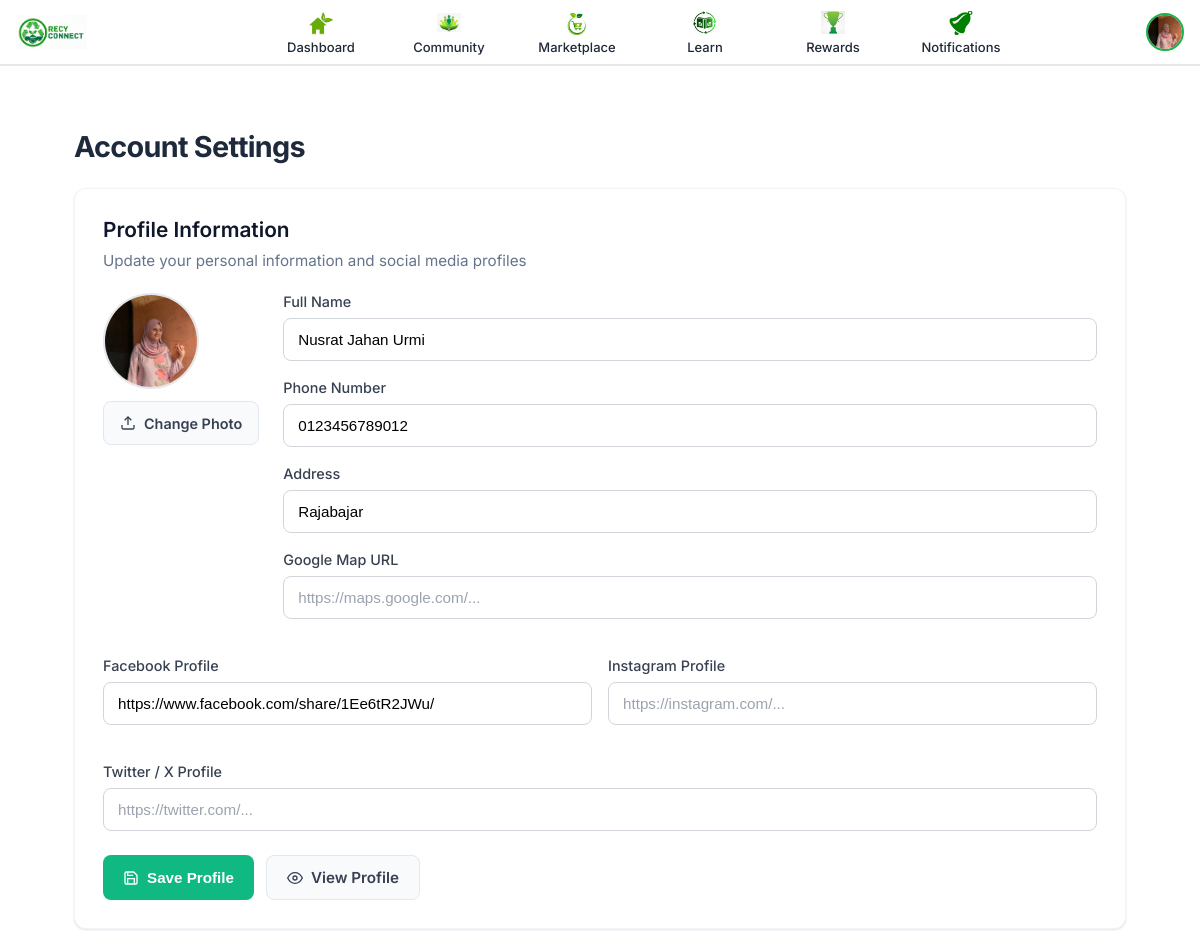
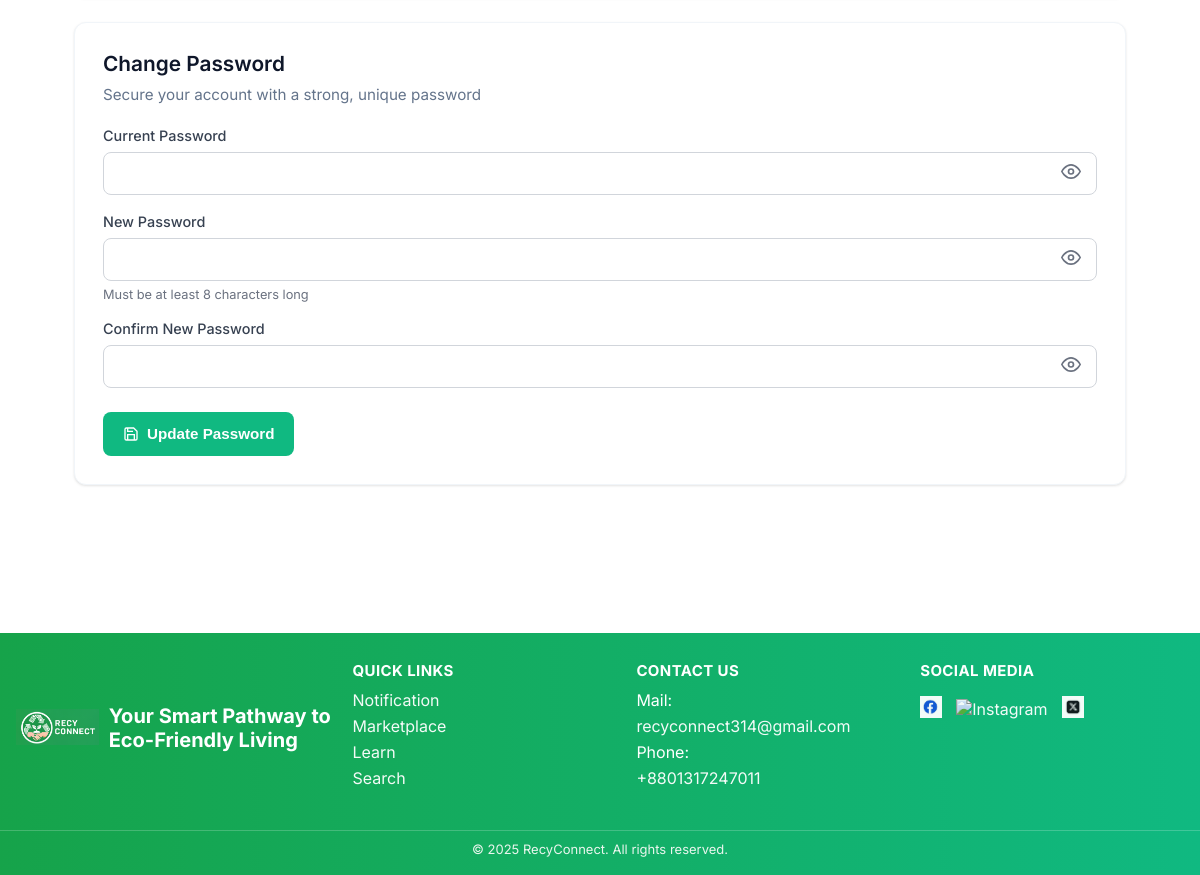
The page /buyer/settings/ (signed in) on the database its author committed (2 pictures, top to bottom).
### User/models.py (models this page shows, shortened)
class User(AbstractBaseUser):
    ROLE_CHOICES = [
        ("household", "Household"),
        ("collector", "Collector"),
        ("recycler",  "Recycling Centre"),
        ("buyer",     "Buyer"),
    ]
    class ProductKind(models.TextChoices):
        PLASTIC = "plastic", "Plastic"
        PAPER   = "paper",   "Paper"
        GLASS   = "glass",   "Glass"
        METAL   = "metal",   "Metal"
        E_WASTE = "e_waste", "E-waste"
    email = models.EmailField(unique=True, db_index=True)
    password = models.CharField(max_length=128)
    role = models.CharField(max_length=20, choices=ROLE_CHOICES)
    collector_product = models.CharField(
        max_length=12,
        choices=ProductKind.choices,
        blank=True,
        help_text="Collector only: what type of material you collect.",
    )
    name = models.CharField(max_length=100, blank=True)
    phone = models.CharField(max_length=20, blank=True)
    address = models.CharField(max_length=255, blank=True)
    profile_image = models.ImageField(
        upload_to="user_avatars/%Y/%m/", blank=True, null=True,
        help_text="Upload a clear profile photo.",
    )
    map_url = models.URLField(
        blank=True,
        help_text="Google Maps link to your address.",
    )
    facebook = models.URLField(blank=True)
    instagram = models.URLField(blank=True)
    twitter  = models.URLField(blank=True)
    is_staff = models.BooleanField(default=False)
    is_superuser = models.BooleanField(default=False)
    is_active = models.BooleanField(default=False)
    is_approved = models.BooleanField(default=False)
    approved_at = models.DateTimeField(null=True, blank=True)
    approved_by = models.ForeignKey(
        "self", null=True, blank=True,
        on_delete=models.SET_NULL, related_name="approved_users"
    )
    date_joined = models.DateTimeField(default=timezone.now)
    id_card_image = models.ImageField(
        upload_to="user_ids/%Y/%m/",
        blank=True, null=True,
        help_text="ID/visiting card (required for Collector and Recycling Centre).",
    )
    average_rating = models.FloatField(default=0.0)
    ratings_count  = models.PositiveIntegerField(default=0)
    points = models.PositiveIntegerField(default=0, help_text="Total points available to redeem.")
    total_co2_saved_kg = models.DecimalField(
        max_digits=12, decimal_places=3, default=Decimal("0.000"),
        help_text="Lifetime CO₂ saved (kg).",
    )
    total_pickups = models.PositiveIntegerField(default=0, help_text="Lifetime pickups/recycles.")
    objects = UserManager()
    USERNAME_FIELD = "email"
    REQUIRED_FIELDS = ["role"]
    class Meta:
        ordering = ("-date_joined",)

### Buyer/views.py (the view, shortened to what this page needs)
# urls.py: path("settings/", views.settings_view, name="settings"),
@login_required(login_url="user:login")
def settings(request):
    user = request.user
    return render(request, "Buyer/b_settings.html")

### Templates/Buyer/b_settings.html (shortened to what this page needs)
{% extends 'Buyer/b_base.html' %}
{% load static %}
{% block content %}
<div class="bset-container">
  <h1 class="bset-page-title">Account Settings</h1>
  <div class="bset-card">
    <div class="bset-card-header">
      <h2>Profile Information</h2>
      <p>Update your personal information and social media profiles</p>
    </div>
    <form method="post" enctype="multipart/form-data" class="bset-form">
      <div class="bset-row bset-row-avatar">
        <div class="bset-avatar-wrap">
          {% if request.user.profile_image %}
            <img src="{{ request.user.profile_image.url }}" alt="Avatar" class="bset-avatar">
          {% endif %}
          <label class="bset-btn bset-btn-light">
            <svg width="16" height="16" viewBox="0 0 24 24" fill="none" stroke="currentColor" stroke-width="2" style="margin-right: 8px;">
              <path d="M21 15v4a2 2 0 0 1-2 2H5a2 2 0 0 1-2-2v-4"></path>
              <polyline points="17 8 12 3 7 8"></polyline>
              <line x1="12" y1="3" x2="12" y2="15"></line>
            </svg>
            Change Photo
          </label>
        </div>
        <div class="bset-fields">
          <div class="bset-field-group">
            <label class="bset-label">Full Name</label>
            <input class="bset-input" type="text" name="name" value="{{ request.user.name }}" placeholder="Enter your full name">
          </div>
          <div class="bset-field-group">
            <label class="bset-label">Phone Number</label>
            <input class="bset-input" type="text" name="phone" value="{{ request.user.phone }}" placeholder="+880...">
          </div>
          <div class="bset-field-group">
            <label class="bset-label">Address</label>
            <input class="bset-input" type="text" name="address" value="{{ request.user.address }}" placeholder="Street, City, Country">
          </div>
          <div class="bset-field-group">
            <label class="bset-label">Google Map URL</label>
            <input class="bset-input" type="url" name="map_url" value="{{ request.user.map_url }}" placeholder="https://maps.google.com/...">
          </div>
        </div>
      </div>
      <div class="bset-row bset-row-two">
        <div class="bset-field-group">
          <label class="bset-label">Facebook Profile</label>
          <input class="bset-input" type="url" name="facebook" value="{{ request.user.facebook }}" placeholder="https://facebook.com/...">
        </div>
        <div class="bset-field-group">
          <label class="bset-label">Instagram Profile</label>
          <input class="bset-input" type="url" name="instagram" value="{{ request.user.instagram }}" placeholder="https://instagram.com/...">
        </div>
      </div>
      <div class="bset-field-group">
        <label class="bset-label">Twitter / X Profile</label>
        <input class="bset-input" type="url" name="twitter" value="{{ request.user.twitter }}" placeholder="https://twitter.com/...">
      </div>
      <div class="bset-actions">
        <button class="bset-btn bset-btn-primary" type="submit">
          <svg width="16" height="16" viewBox="0 0 24 24" fill="none" stroke="currentColor" stroke-width="2" style="margin-right: 8px;">
            <path d="M19 21H5a2 2 0 0 1-2-2V5a2 2 0 0 1 2-2h11l5 5v11a2 2 0 0 1-2 2z"></path>
            <polyline points="17 21 17 13 7 13 7 21"></polyline>
            <polyline points="7 3 7 8 15 8"></polyline>
          </svg>
          Save Profile
        </button>
        <a class="bset-btn bset-btn-secondary" href="{% url 'buyer:profile' %}">
          <svg width="16" height="16" viewBox="0 0 24 24" fill="none" stroke="currentColor" stroke-width="2" style="margin-right: 8px;">
            <path d="M1 12s4-8 11-8 11 8 11 8-4 8-11 8-11-8-11-8z"></path>
            <circle cx="12" cy="12" r="3"></circle>
          </svg>
          View Profile
        </a>
      </div>
    </form>
  </div>
  <div class="bset-card">
    <div class="bset-card-header">
      <h2>Change Password</h2>
      <p>Secure your account with a strong, unique password</p>
    </div>
    <form method="post" class="bset-form">
      <div class="bset-field-group">
        <label class="bset-label">Current Password</label>
        <div class="bset-pass-field">
          <input class="bset-input" type="password" name="old_password" id="bset_old_password" required>
          <button type="button" class="bset-eye" data-target="bset_old_password" aria-label="Toggle password visibility">
            <svg class="eye-open" viewBox="0 0 24 24" width="20" height="20" fill="none" stroke="currentColor" stroke-width="2">
              <path d="M1 12s4-8 11-8 11 8 11 8-4 8-11 8-11-8-11-8z"></path>
              <circle cx="12" cy="12" r="3"></circle>
            </svg>
          </button>
        </div>
      </div>
      <div class="bset-field-group">
        <label class="bset-label">New Password</label>
        <div class="bset-pass-field">
          <input class="bset-input" type="password" name="new_password" id="bset_new_password" minlength="8" required>
          <button type="button" class="bset-eye" data-target="bset_new_password" aria-label="Toggle password visibility">
            <svg class="eye-open" viewBox="0 0 24 24" width="20" height="20" fill="none" stroke="currentColor" stroke-width="2">
              <path d="M1 12s4-8 11-8 11 8 11 8-4 8-11 8-11-8-11-8z"></path>
              <circle cx="12" cy="12" r="3"></circle>
            </svg>
          </button>
        </div>
        <div class="bset-hint">Must be at least 8 characters long</div>
      </div>
      <div class="bset-field-group">
        <label class="bset-label">Confirm New Password</label>
        <div class="bset-pass-field">
          <input class="bset-input" type="password" name="confirm_password" id="bset_confirm_password" minlength="8" required>
          <button type="button" class="bset-eye" data-target="bset_confirm_password" aria-label="Toggle password visibility">
            <svg class="eye-open" viewBox="0 0 24 24" width="20" height="20" fill="none" stroke="currentColor" stroke-width="2">
              <path d="M1 12s4-8 11-8 11 8 11 8-4 8-11 8-11-8-11-8z"></path>
              <circle cx="12" cy="12" r="3"></circle>
            </svg>
          </button>
        </div>
      </div>
      <div class="bset-actions">
        <button class="bset-btn bset-btn-primary" type="submit">
          <svg width="16" height="16" viewBox="0 0 24 24" fill="none" stroke="currentColor" stroke-width="2" style="margin-right: 8px;">
            <path d="M19 21H5a2 2 0 0 1-2-2V5a2 2 0 0 1 2-2h11l5 5v11a2 2 0 0 1-2 2z"></path>
            <polyline points="17 21 17 13 7 13 7 21"></polyline>
            <polyline points="7 3 7 8 15 8"></polyline>
          </svg>
          Update Password
        </button>
      </div>
    </form>
  </div>
</div>
{% endblock %}

### Templates/Buyer/b_base.html (shortened to what this page needs)
{% load static %}
<!DOCTYPE html>
<html lang="en">
<head>
</head>
<body>
  <div class="navbar-wrap">
    <nav class="navbar">
      <a class="brand" href="#">
        <img src="{% static 'RecyLogoNew.png' %}" alt="RecyConnect">
      </a>
      <div class="menu">
        <a href="{% url 'buyer:dashboard' %}">
          <img src="{% static 'home.png' %}" alt="Home">
          <span>Dashboard</span>
        </a>
        <a href="{% url 'buyer:community' %}">
          <img src="{% static 'community.png' %}" alt="Community">
          <span>Community</span>
        </a>
        <a href="{% url 'marketplace:buyer' %}">
          <img src="{% static 'cart.png' %}" alt="Marketplace">
          <span>Marketplace</span>
        </a>
        <a href="{% url 'buyer:education_awareness_b' %}?tab=guides">
          <img src="{% static 'learn.png' %}" alt="Learn">
          <span>Learn</span>
        </a>
        <a href="{% url 'rewards:buyer' %}">
          <img src="{% static 'trophy.png' %}" alt="Rewards">
          <span>Rewards</span>
        </a>
        <a href="{% url 'buyer:notifications' %}">
          <img src="{% static 'bell.png' %}" alt="Notifications">
          <span>Notifications</span>
        </a>
      </div>
      <div class="profile">
        <button class="avatar-btn" id="avatarBtn" aria-label="Profile menu">
          {% if request.user.is_authenticated and request.user.profile_image %}
            <img class="avatar" src="{{ request.user.profile_image.url }}" alt="Profile" />
          {% else %}
            <img class="avatar" src="{% static 'icons/avatar-placeholder.png' %}" alt="Profile" />
          {% endif %}
        </button>
      </div>
    </nav>
  </div>
  <main class="container">
    {% block content %}{% endblock %}
  </main>
  <footer class="footer">
    <div class="inner">
      <div class="foot-brand">
        <img src="{% static 'LogoFooter.png' %}" alt="RecyConnect">
        <div>
          <div class="foot-title">Your Smart Pathway to Eco-Friendly Living</div>
        </div>
      </div>
      <div class="foot-col">
        <h4>Quick Links</h4>
        <a href="#">Notification</a>
        <a href="#">Marketplace</a>
        <a href="#">Learn</a>
        <a href="#">Search</a>
      </div>
      <div class="foot-col">
        <h4>Contact Us</h4>
        <div>Mail: <a href="mailto:recyconnect314@gmail.com">recyconnect314@gmail.com</a></div>
        <div style="margin-top:6px;">Phone: <a href="tel:+8801317247011">+8801317247011</a></div>
      </div>
      <div class="foot-col">
        <h4>Social Media</h4>
        <div class="social-row">
          <a href="https://facebook.com/" target="_blank" rel="noopener">
            <img src="{% static 'fb.png' %}" alt="Facebook">
          </a>
          <a href="https://instagram.com/" target="_blank" rel="noopener">
            <img src="{% static 'insta.jpeg' %}" alt="Instagram">
          </a>
          <a href="https://twitter.com/" target="_blank" rel="noopener">
            <img src="{% static 'X ic.jpg' %}" alt="Twitter/X">
          </a>
        </div>
      </div>
    </div>
    <div class="copyright">
      © 2025 RecyConnect. All rights reserved.
    </div>
  </footer>
</body>
</html>

### Templates/Buyer/b_base.html (style rules this page uses)
:root { --brand:#19b34b; --text:#1f2937; --bg:#ffffff; --nav-h:64px; --gap:36px; --container:1200px; }
* { box-sizing:border-box }
html,body { margin:0;padding:0;font-family:Inter,system-ui,Arial,sans-serif;color:var(--text);background:#fff }
.navbar-wrap { position:sticky; top:0; z-index:50; background:var(--bg); border-bottom:2px solid #e5e7eb; }
.navbar { height:var(--nav-h); max-width:var(--container); margin:0 auto; padding:0 16px; display:flex; align-items:center; justify-content:space-between; gap:16px; }
.brand { display:flex; align-items:center; gap:10px; min-width:120px; }
.brand img { height:34px;width:auto; display:block }
.menu { display:flex; align-items:center; justify-content:center; gap:var(--gap); flex:1; }
.menu a { width:92px; text-decoration:none; color:var(--text); display:flex; flex-direction:column; align-items:center; justify-content:center; gap:6px; padding:6px 4px; border-radius:10px; font-weight:500; transition:transform .15s ease, background .15s ease; text-align:center; }
.menu img { width:24px; height:24px; object-fit:contain; display:block }
.menu span { font-size:13px; line-height:1; }
.profile { position:relative; display:flex; align-items:center; gap:10px; }
.avatar-btn { border:none; background:transparent; padding:0; cursor:pointer; display:grid; place-items:center; }
.avatar { width:38px; height:38px; border-radius:50%; object-fit:cover; border:2px solid var(--brand); }
.container { max-width:var(--container); margin: 20px auto; padding: 0 16px 60px; }
.footer { margin-top:40px; background:linear-gradient(to right, #16a34a, #10b981); color:#fff; }
.footer .inner { max-width:var(--container); margin:0 auto; padding:28px 16px 36px; display:grid; gap:20px; grid-template-columns: 1.2fr 1fr 1fr 1fr; }
.foot-brand { display:flex; align-items:center; gap:10px; }
.foot-brand img { height:36px; width:auto }
.foot-title { font-size:20px; font-weight:700; margin:6px 0 4px }
.foot-col h4 { margin:0 0 10px; font-size:15px; text-transform:uppercase; letter-spacing:.4px }
.foot-col a { display:block; color:#fff; text-decoration:none; margin:6px 0; opacity:.95 }
.social-row { display:flex; align-items:center; gap:14px; margin-top:6px }
.social-row img { width:22px; height:22px }
.copyright { text-align:center; color:#eaf6ee; font-size:13px; padding:10px 16px 18px; border-top:1px solid rgba(255,255,255,.2); }

### rows shown on the page
User: user.profile_image (picture), name "Nusrat Jahan Urmi", phone "0123456789012", address "Rajabajar", facebook "https://www.facebook.com/share/1Ee6tR2JWu/"
